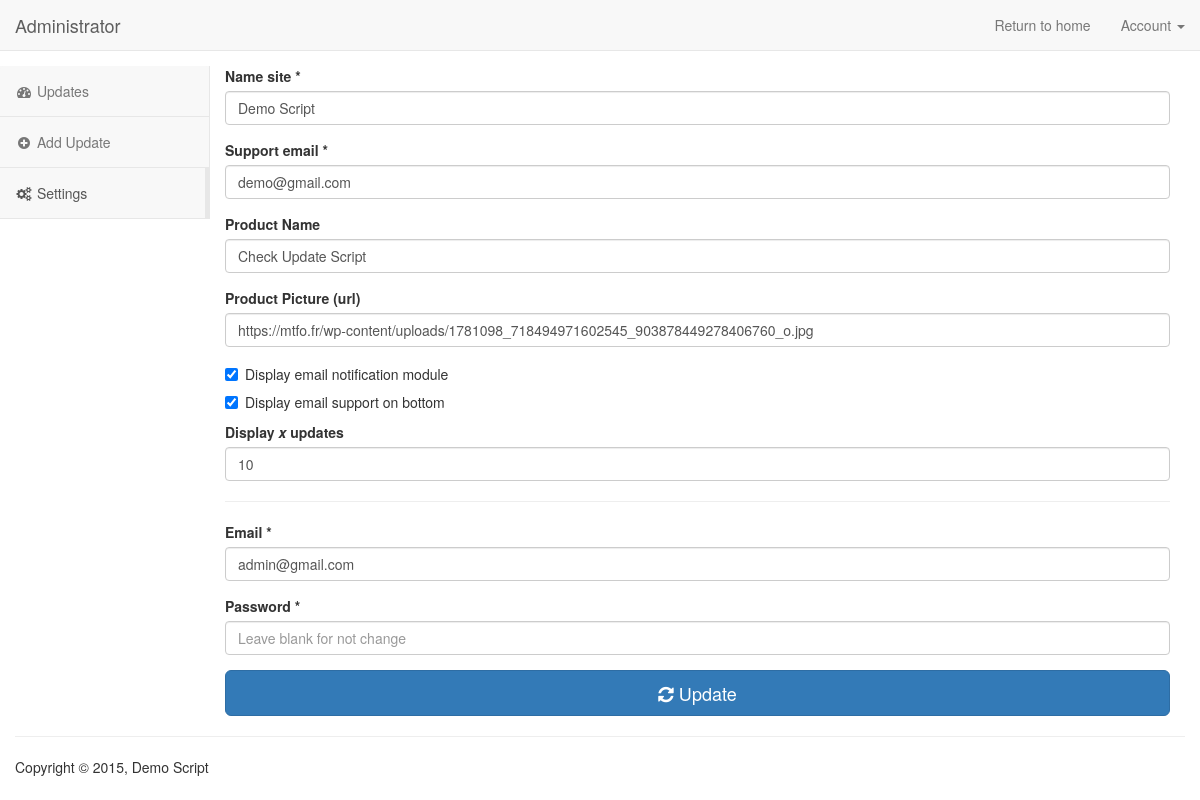
The page /admin.php?options (signed in) on the database its author committed.
### tables this page shows
CREATE TABLE IF NOT EXISTS `cus_settings` (
  `name_site` varchar(255) NOT NULL,
  `support_email` varchar(255) NOT NULL,
  `product_name` varchar(255) NOT NULL,
  `product_picture` text NOT NULL,
  `display_notification_module` tinyint(1) NOT NULL,
  `display_email_support` tinyint(1) NOT NULL,
  `display_number_updates` int(11) DEFAULT NULL,
  `user_email` varchar(255) DEFAULT NULL,
  `user_password` varchar(255) DEFAULT NULL
);

### includes/config.php (called while the page is built, shortened)
<?php
	$folder = 'checkupdatescript';
	$host = '';
	$user = '';
	$password = '';
	$dbname = '';
    try
	{
		$db = new PDO('mysql:host=' . $host . ';dbname=' . $dbname . '', $user, $password);
		$db->setAttribute(PDO::ATTR_DEFAULT_FETCH_MODE, PDO::FETCH_OBJ);
		$db->setAttribute(PDO::ATTR_ERRMODE, PDO::ERRMODE_EXCEPTION);
	}
	catch(Exception $e)
	{
		die('Erreur : ' . $e->getMessage());
	}
	$settings = $db->query('SELECT * FROM cus_settings');
	$setting = $settings->fetch();
	include('class/user.class.php');
  $user = new USER($db);
?>

### class/user.class.php (called while the page is built, shortened)
<?php
class USER
{
   public function is_loggedin()
   {
      if(isset($_SESSION['user_session']))
      {
         return true;
      }
   }
}
?>

### admin.php (the view, shortened to what this page needs)
<?php
    require('includes/config.php');
	if(!$user->is_loggedin()):
	     $user->redirect('login.php');
	else:
	$cssFile = 'admin';
	if(basename($_SERVER['PHP_SELF']) == "admin.php"):
		$page = 1;
	endif;
	if(isset($_GET["options"])):
		$page = 4;
	endif;
	include('includes/header.php');
?>
    <nav class="navbar navbar-default navbar-static-top">
        <div class="container-fluid">
		<div class="navbar-header">
			<a class="navbar-brand" href="#">
				Administrator
			</a>
		</div>
		<div class="collapse navbar-collapse" id="bs-example-navbar-collapse-1">
			<ul class="nav navbar-nav navbar-right">
				<li><a href="<?php echo '../' . $folder; ?>">Return to home</a></li>
				<li class="dropdown ">
					<a href="#" class="dropdown-toggle" data-toggle="dropdown" role="button" aria-expanded="false">
						Account
						<span class="caret"></span></a>
					</li>
				</ul>
			</div>
		</div>
	</nav>
	<div class="container-fluid main-container">
  		<div class="col-md-2 sidebar">
  			<div class="row">
				<div class="side-menu">
					<nav class="navbar navbar-default" role="navigation">
						<div class="side-menu-container">
							<ul class="nav navbar-nav">
								<li<?php if($page == 1): echo ' class="active"'; endif; ?>><a href="admin.php"><span class="fa fa-dashboard fa-fw"></span> Updates</a></li>
								<li<?php if($page == 2): echo ' class="active"'; endif; ?>><a href="?add"><span class="fa fa-plus-circle fa-fw"></span> Add Update</a></li>
								<li<?php if($page == 4): echo ' class="active"'; endif; ?>><a href="?options"><span class="fa fa-cogs fa-fw"></span> Settings</a></li>
							</ul>
						</div>
					</nav>
				</div>
			</div>
        </div>
  		<div class="col-md-10 content">
		    <?php
			    switch($page):
			?>
			<?php
				case 4:
			?>
				<form autocomplete="off" action="?options" method="POST">
					<div class="form-group">
						<label for="name_site">Name site *</label>
						<input type="text" name="name_site" class="form-control" id="name_site" placeholder="Name of your website" value="<?php echo $setting->name_site; ?>" required="">
					</div>
					<div class="form-group">
						<label for="support_email">Support email *</label>
						<input type="email" name="support_email" class="form-control" id="support_email" placeholder="Email displayed to send mail for email module" value="<?php echo $setting->support_email; ?>" required="">
					</div>
					<div class="form-group">
						<label for="product_name">Product Name</label>
						<input type="text" name="product_name" class="form-control" id="product_name" placeholder="Optional" value="<?php echo $setting->product_name; ?>">
					</div>
					<div class="form-group">
						<label for="product_picture">Product Picture (url)</label>
						<input type="url" name="product_picture" class="form-control" id="product_picture" placeholder="Optional" value="<?php echo $setting->product_picture; ?>">
					</div>
					<div class="checkbox">
						<label class="checkbox-inline">
							<input type="checkbox" name="display_notification_module" value="1" <?php if($setting->display_notification_module == 1): echo 'checked="checked"'; endif; ?>> Display email notification module
						</label>
					</div>
					<div class="checkbox">
						<label class="checkbox-inline">
							<input type="checkbox" name="display_email_support" value="1" <?php if($setting->display_email_support == 1): echo 'checked="checked"'; endif; ?>> Display email support on bottom
						</label>
					</div>
					<div class="form-group">
						<label for="display_number_updates">Display <i>x</i> updates</label>
						<input type="number" name="display_number_updates" class="form-control" id="display_number_updates" placeholder="Leave blank for infinite" value="<?php echo $setting->display_number_updates; ?>">
					</div>
					<hr>
					<div class="form-group">
						<label for="user_email">Email *</label>
						<input autocomplete="off" type="email" name="user_email" class="form-control" id="user_email" placeholder="Email for connect to admin" value="<?php echo $setting->user_email; ?>" required="">
					</div>
					<div class="form-group">
						<label for="user_password">Password *</label>
						<input autocomplete="off" type="password" name="user_password" class="form-control" id="user_password" placeholder="Leave blank for not change">
					</div>
					<button type="submit" name="submit" class="btn btn-primary btn-lg btn-block"><i class="fa fa-refresh"></i> Update</button>
				</form>
			    <?php
				        break;
					endswitch;
				?>
  		</div>
  		<footer class="pull-left footer">
  			<p class="col-md-12">
  				<hr class="divider">
  				Copyright &COPY; 2015, <?php echo $setting->name_site; ?>
  			</p>
  		</footer>
  	</div>
<?php
    include('includes/footer.php');
    endif;
?>

### includes/header.php (shortened to what this page needs)
<!DOCTYPE html>
<html lang="en">
    <head>
		<link rel="stylesheet" href="https://maxcdn.bootstrapcdn.com/bootstrap/3.3.5/css/bootstrap.min.css">
		<link rel="stylesheet" href="https://maxcdn.bootstrapcdn.com/font-awesome/4.4.0/css/font-awesome.min.css">
	    <link rel="stylesheet" href="includes/css/<?php echo $cssFile; ?>.css">
	</head>
	<body>

### includes/footer.php (shortened to what this page needs)
    </body>
</html>

### includes/css/admin.css (style rules this page uses)
.footer, .side-menu { width: 100% }
.side-menu .brand-name-wrapper .navbar-brand, .side-menu .navbar-nav li { display: block }
.sidebar { padding-left: 0 }
.main-container { background: #FFF; padding-top: 15px; margin-top: -20px }
.side-menu { position: relative; height: 100%; background-color: #f8f8f8; border-right: 1px solid #e7e7e7 }
.side-menu .navbar { border: none }
.side-menu .navbar-header, .side-menu .navbar-nav li { width: 100%; border-bottom: 1px solid #e7e7e7 }
.side-menu .navbar-nav .active a { background-color: transparent; margin-right: -1px; border-right: 5px solid #e7e7e7 }
.side-menu .navbar-nav li a { padding: 15px }

### rows shown on the page
cus_settings: name_site "Demo Script", support_email "demo@gmail.com", product_name "Check Update Script", product_picture "https://mtfo.fr/wp-content/uploads/1781098_718494971602545_903878449278406760_o.jpg", display_notification_module "☑", display_email_support "☑", display_number_updates "10", user_email "admin@gmail.com"
